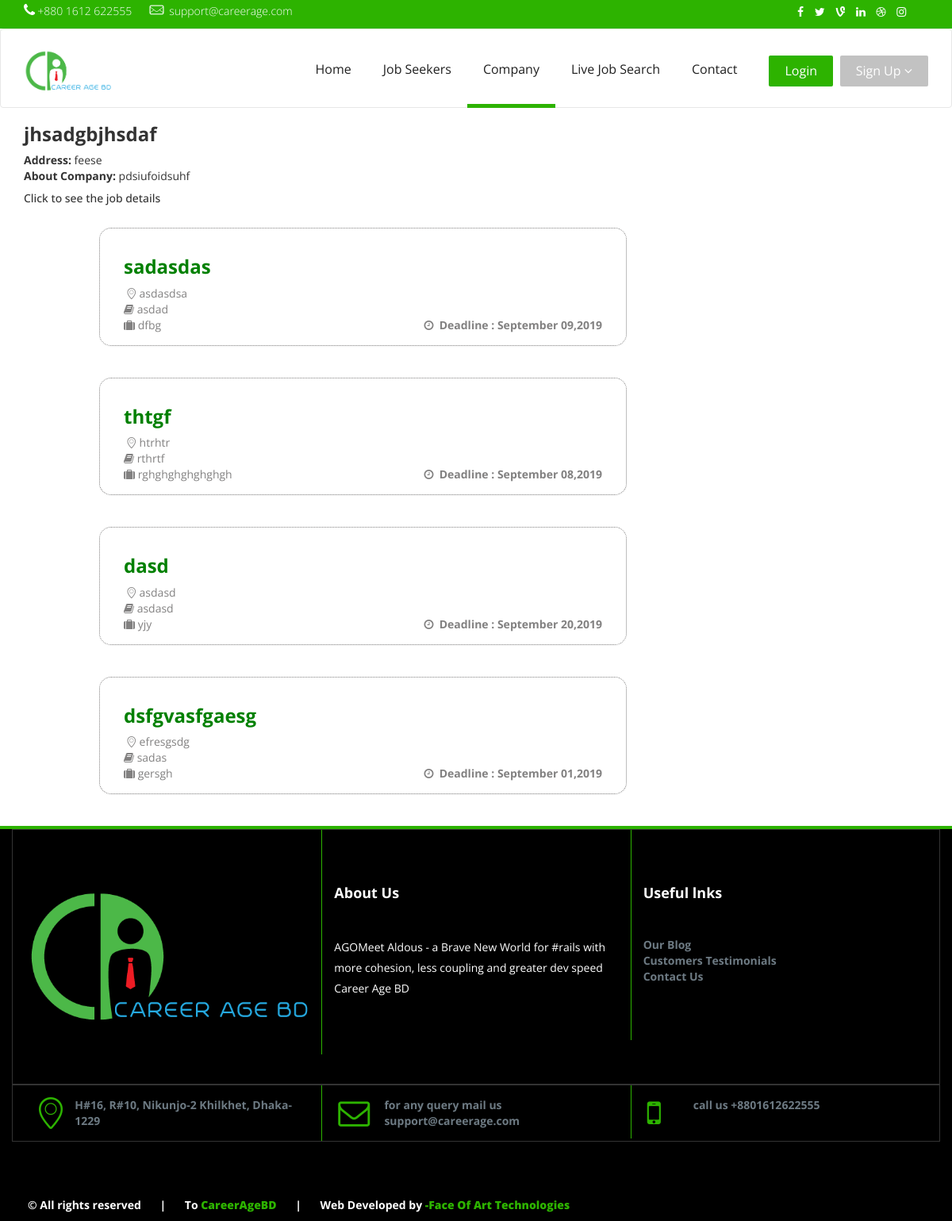
The page /Welcome/joblist/2 on the database its author committed.
### tables this page shows
CREATE TABLE IF NOT EXISTS `employee` (
  `id` int(20) NOT NULL,
  `c_name` varchar(255) NOT NULL,
  `c_email` varchar(255) NOT NULL,
  `c_mobile` varchar(255) NOT NULL,
  `c_phone` varchar(255) NOT NULL,
  `c_address` varchar(255) NOT NULL,
  `c_trade_license` varchar(255) NOT NULL,
  `c_company` varchar(255) NOT NULL,
  `logo` varchar(255) NOT NULL,
  `level` varchar(11) NOT NULL,
  `password` varchar(255) NOT NULL,
  `code` varchar(255) NOT NULL,
  `active` varchar(255) NOT NULL
);

CREATE TABLE IF NOT EXISTS `job_general_info` (
  `id` int(20) NOT NULL,
  `emp_id` varchar(20) NOT NULL,
  `job_cat` varchar(255) NOT NULL,
  `job_sub_cat` varchar(255) NOT NULL,
  `deadline` varchar(255) NOT NULL,
  `status` varchar(255) NOT NULL,
  `title` varchar(255) NOT NULL,
  `division` varchar(255) NOT NULL,
  `location` varchar(255) NOT NULL,
  `vacancy` varchar(255) NOT NULL,
  `context` varchar(255) NOT NULL,
  `state` varchar(255) NOT NULL
);

CREATE TABLE IF NOT EXISTS `job_edu_info` (
  `id` int(11) NOT NULL,
  `job_id` varchar(255) NOT NULL,
  `emp_id` varchar(255) NOT NULL,
  `education` varchar(255) NOT NULL,
  `result` varchar(255) DEFAULT NULL,
  `description` varchar(255) DEFAULT NULL
);

CREATE TABLE IF NOT EXISTS `job_requirment_info` (
  `id` int(11) NOT NULL,
  `job_id` varchar(255) NOT NULL,
  `emp_id` varchar(255) NOT NULL,
  `responsibility` text NOT NULL,
  `skill` text NOT NULL,
  `requirment` text NOT NULL,
  `experience` varchar(255) NOT NULL
);

### application/controllers/Welcome.php (called while the page is built, shortened)
<?php
class Welcome extends CI_Controller {
  	public function __construct()
    {
		$this->load->model('Model_saveuser');
		$this->load->model('Model_employee');
		$this->load->model('Model_welcome');
		$this->load->library('pagination');
	}
	public function joblist($id)
	{
		$data['company'] = $this->db->query("SELECT c_name,c_company,c_address FROM employee WHERE id=$id")->row();
		$data['joblist'] = $this->db->query("SELECT a.id,a.title,a.deadline,a.location,b.experience,c.education FROM job_general_info a LEFT JOIN job_requirment_info b ON(b.job_id=a.id) LEFT JOIN job_edu_info c ON(c.job_id=a.id) WHERE a.state=2 AND a.emp_id=$id")->result();
		$this->load->view('joblist',$data);
	}
}

### index.php (called while the page is built, shortened)
<?php
require_once BASEPATH.'core/CodeIgniter.php';

### application/views/joblist.php (the view, shortened to what this page needs)
 <!DOCTYPE html>
 <html>
<head>
<?php include ('head.php'); ?>
</head>
<body>
<?php $page= 'employe'; include ('header.php'); ?>
<div class="container">
  <div class="row">
    <div class="col-sm-6">
     <h3><b><?php echo $company->c_name;?></b></h3>
     <b>Address:</b>&nbsp;<?php echo $company->c_address;?><br>
     <b>About Company:</b>&nbsp;<?php echo $company->c_company;?>
     <h5>Click to see the job details</h5>
    </div>
  </div>
   <?php if($joblist && !empty($joblist)):
        foreach($joblist as $row):
          $job_id=$row->id;?>
    <a target="_blank" class="row" style="text-decoration: none;" href='<?php echo base_url("Welcome/job/".$job_id)?>'>
        <div class="col-sm-offset-1 col-md-7 panel panel-success bg">
          <div class="panel-body">
            <h3 style="color:green; text-decoration: none;"><b><?php echo $row->title?></b></h3>
            <b><i class="icon-location"></i></b><?php echo $row->location?><br>
            <b><i class="fa fa-book"></i></b>&nbsp;<?php echo $row->education?><br>
            <b><i class="fa fa-suitcase"></i></b>&nbsp;<?php echo $row->experience ?>
            <?php $timestamp = strtotime($row->deadline);
                  $date = date('F d,Y', $timestamp);?>
            <b class="pull-right"><i class="fa fa-clock-o"></i>&nbsp; Deadline : <?php echo $date ?></b>
          </div>
        </div>
      </a>
      <?php endforeach;
      else:
       echo "<div style='margin-bottom: 100px;'><center><i style='font-size:50px;' class='fa fa-suitcase'></i><h2><b>No Job Available</h2></center></b></div>";
      endif;?>
</div>
<?php include ('footer.php'); ?>
</body>
 </html>

### asset/style.css (style rules this page uses)
body { font-family: 'Open Sans', sans-serif; }

### application/views/joblist.php (style rules this page uses)
.bg { border: 1px dotted; border-radius: 15px; color: #828181; }

### rows shown on the page
employee: c_name "jhsadgbjhsdaf", c_address "feese", c_company "pdsiufoidsuhf"
job_general_info: title "sadasdas", location "asdasdsa", job_edu_info.education "asdad", job_requirment_info.experience "dfbg", deadline "September 09,2019"
job_general_info: title "thtgf", location "htrhtr", job_edu_info.education "rthrtf", job_requirment_info.experience "rghghghghghghgh", deadline "September 08,2019"
job_general_info: title "dasd", location "asdasd", job_edu_info.education "asdasd", job_requirment_info.experience "yjy", deadline "September 20,2019"
job_general_info: title "dsfgvasfgaesg", location "efresgsdg", job_edu_info.education "sadas", job_requirment_info.experience "gersgh", deadline "September 01,2019"
